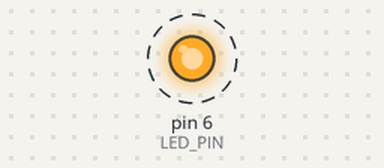
This sketch was run on a simulated Arduino Uno, built with avr-gcc and run on an emulated ATmega328P. Parts: output pins drawn as LEDs (lit = HIGH). Dashed ring = blinking.

Above: at 0.5 s.
Timing chart, 0 to 4.6 s (numbered marks = the images above):
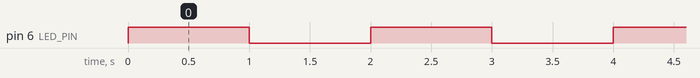

Measured:
- by itself, pin 6 (LED_PIN): alternates HIGH for 1.0 s and LOW for 1.0 s

The sketch:

simple_blink.ino
```cpp
// Define the LED pin number as a constant
#define LED_PIN  6

void setup() {
  // Set the LED pin number as a constant
  pinMode(LED_PIN , OUTPUT);
}

void loop() {
  //Turn the LED on
  digitalWrite(LED_PIN , HIGH);

  // Wait for 1 second
  delay(1000);

  // Turn the LED off
  digitalWrite(LED_PIN , LOW);

  // Wait for 1 seconf
  delay(1000);
}
```
